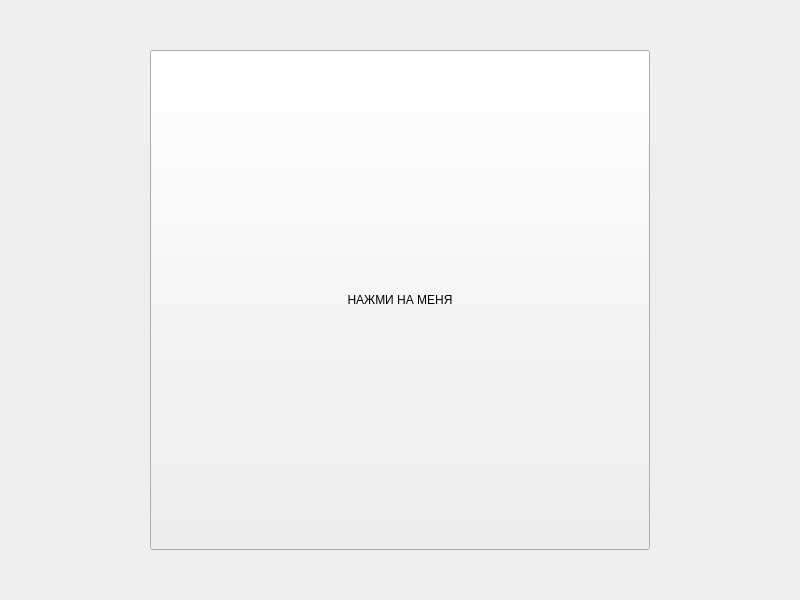
<?xml version="1.0" encoding="UTF-8"?>
<ui version="4.0">
 <class>MainWindow</class>
 <widget class="QMainWindow" name="MainWindow">
  <property name="geometry">
   <rect>
    <x>0</x>
    <y>0</y>
    <width>800</width>
    <height>600</height>
   </rect>
  </property>
  <property name="windowTitle">
   <string>MainWindow</string>
  </property>
  <widget class="QWidget" name="centralwidget">
   <layout class="QGridLayout" name="gridLayout">
    <item row="0" column="0">
     <widget class="QPushButton" name="pushButton">
      <property name="minimumSize">
       <size>
        <width>500</width>
        <height>500</height>
       </size>
      </property>
      <property name="maximumSize">
       <size>
        <width>500</width>
        <height>500</height>
       </size>
      </property>
      <property name="text">
       <string>НАЖМИ НА МЕНЯ</string>
      </property>
     </widget>
    </item>
   </layout>
  </widget>
 </widget>
 <resources/>
 <connections/>
</ui>
